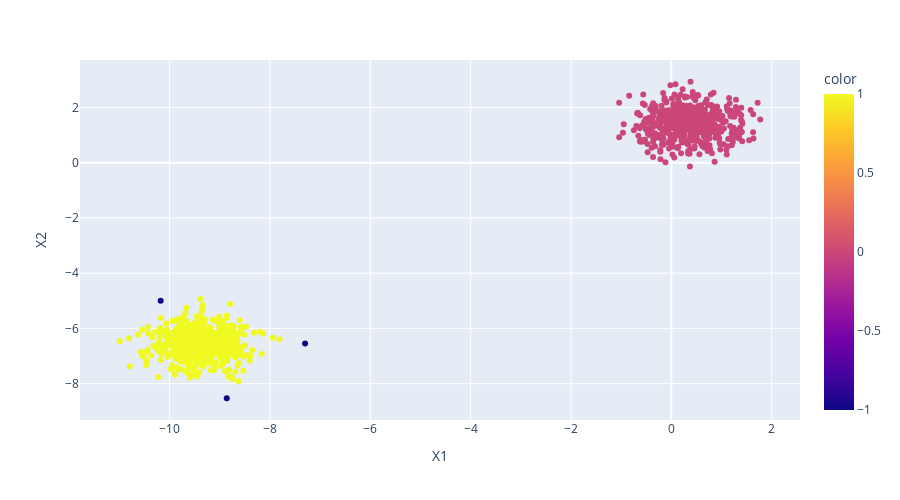

The cell this chart's notebook holds for it:
### Code cell
display_categories(dbscan_model,two_blobs)

### Figure 1 — Plotly figure (JSON) as saved in the notebook; plotly's stock layout.template omitted (floating-point values rounded to 4 significant figures; data arrays with more than 128 entries replaced by an {"elided": "..."} marker saying what was removed)
{"data": [{"hovertemplate": "X1=%{x}<br>X2=%{y}<br>color=%{marker.color}<extra></extra>", "legendgroup": "", "marker": {"color": {"elided": "1000 int values"}, "coloraxis": "coloraxis", "symbol": "circle"}, "mode": "markers", "name": "", "orientation": "v", "showlegend": false, "type": "scatter", "x": {"elided": "1000 float values"}, "xaxis": "x", "y": {"elided": "1000 float values"}, "yaxis": "y"}], "layout": {"coloraxis": {"colorbar": {"title": {"text": "color"}}, "colorscale": [[0, "#0d0887"], [0.1111, "#46039f"], [0.2222, "#7201a8"], [0.3333, "#9c179e"], [0.4444, "#bd3786"], [0.5556, "#d8576b"], [0.6667, "#ed7953"], [0.7778, "#fb9f3a"], [0.8889, "#fdca26"], [1, "#f0f921"]]}, "height": 500, "legend": {"tracegroupgap": 0}, "margin": {"t": 60}, "xaxis": {"anchor": "y", "domain": [0, 1], "title": {"text": "X1"}}, "yaxis": {"anchor": "x", "domain": [0, 1], "title": {"text": "X2"}}}}
